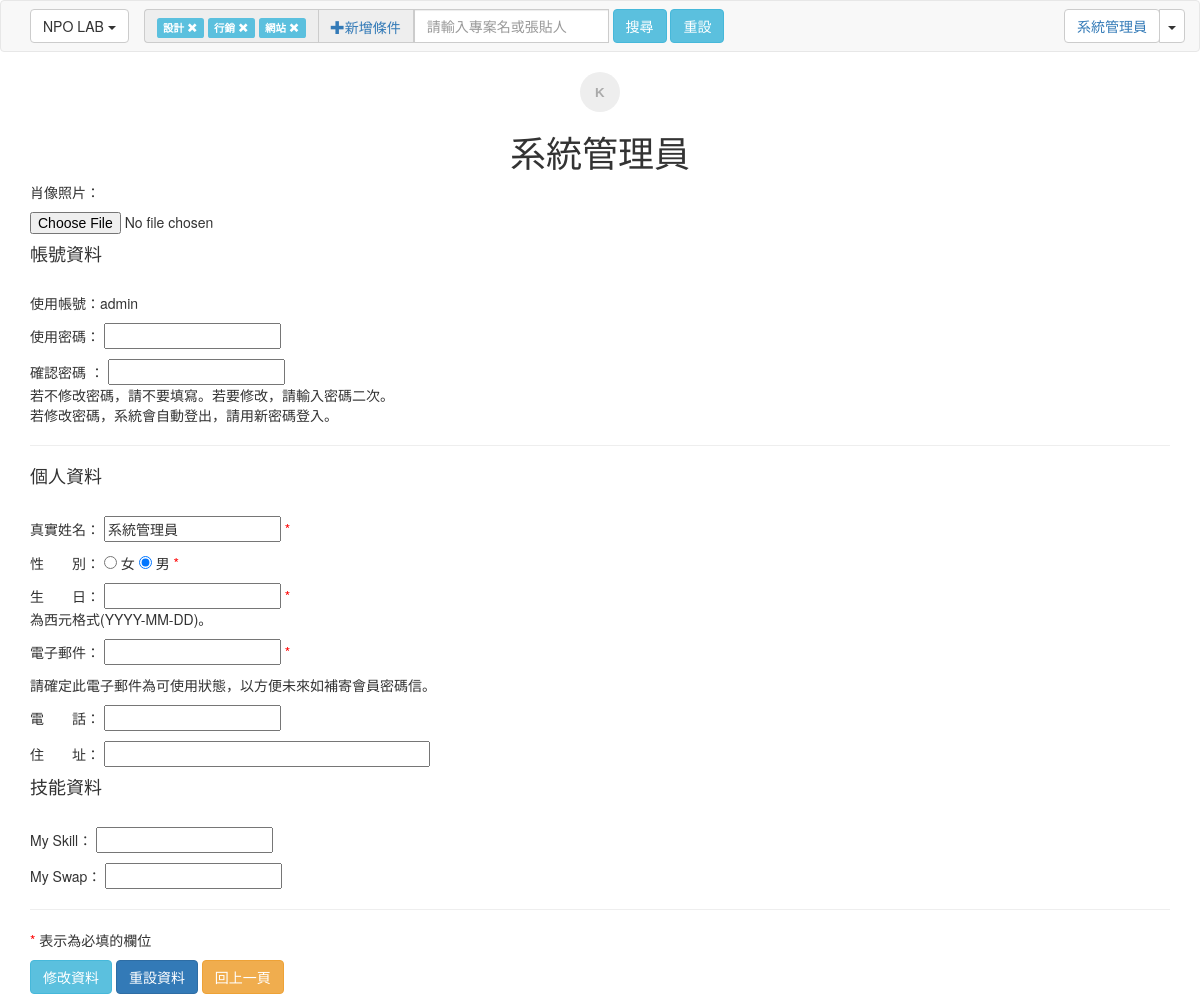
Screenshot of /member_update.php (signed in) with the database file from the repository.
### tables this page shows
CREATE TABLE IF NOT EXISTS `memberdata` (
`m_id` int(11) NOT NULL,
  `m_name` varchar(20) NOT NULL,
  `m_username` varchar(20) NOT NULL,
  `m_passwd` varchar(100) NOT NULL,
  `m_profilepic` text,
  `m_sex` enum('男','女') NOT NULL,
  `m_skill` text,
  `m_birthday` date DEFAULT NULL,
  `m_level` enum('admin','member') NOT NULL DEFAULT 'member',
  `m_status` enum('student','institute') NOT NULL DEFAULT 'student',
  `m_url` varchar(100) DEFAULT NULL,
  `m_phone` varchar(100) DEFAULT NULL,
  `m_address` varchar(100) DEFAULT NULL,
  `m_academic` text,
  `m_description` text,
  `m_login` int(11) unsigned NOT NULL DEFAULT '0',
  `m_logintime` datetime DEFAULT NULL,
  `m_jointime` datetime NOT NULL
);

### member_update.php (the view, shortened to what this page needs)
<!DOCTYPE html>
<html lang="en">
<head>
<link href="style.css" rel="stylesheet" type="text/css">
<link href="css/bootstrap.min.css" rel="stylesheet">
</head>
<body>
<?php include ("navbar_login.php");?>
		<div class="container">
	<div class="row">
		<div class="col-md-4"></div>
    	<div class="col-md-4 text-center"><img data-src="holder.js/40x40/text:K" class="img-circle"><h1><?php echo $row_RecMember["m_name"]; ?></h1></div>
    	<div class="col-md-4"></div>
    </div>
			<div class="formarea">
				<form action="" method="POST" enctype="multipart/form-data" name="formJoin" id="formJoin" onSubmit="return checkForm();">
					<div class="boardtopic">
					<p>肖像照片：</p>
					<input type="file" name="m_profilepic" id="m_profilepic" />
					<p>
					<h4>
						帳號資料
					</h4>
					</div>
					<br>
					<p>
						使用帳號：<?php echo $row_RecMember["m_username"]; ?>
					</p>
					<p>
						使用密碼：
						<input name="m_passwd" type="password" class="normalinput" id="m_passwd">
						<br>
					</p>
					<p>
						確認密碼 ：
						<input name="m_passwdrecheck" type="password" class="normalinput" id="m_passwdrecheck">
						<br>
						若不修改密碼，請不要填寫。若要修改，請輸入密碼二次。
						<br>
						若修改密碼，系統會自動登出，請用新密碼登入。
					</p>
					<hr>
					<div class="boardtopic">
					<h4>
						個人資料
					</h4>
					</div>
					<br>
					<p>
						真實姓名：
						<input name="m_name" type="text" class="normalinput" id="m_name" value="<?php echo $row_RecMember["m_name"]; ?>">
						<font color="#FF0000">*</font>
					</p>
					<p>
						性　　別：
						<input name="m_sex" type="radio" value="女" <?php
						if ($row_RecMember["m_sex"] == "女")
							echo "checked";
						?>>
						女
						<input name="m_sex" type="radio" value="男" <?php
						if ($row_RecMember["m_sex"] == "男")
							echo "checked";
						?>>
						男
						<font color="#FF0000">*</font>
					</p>
					<p>
						生　　日：
						<input name="m_birthday" type="text" class="normalinput" id="m_birthday" value="<?php echo $row_RecMember["m_birthday"]; ?>">
						<font color="#FF0000">*</font>
						<br>
						為西元格式(YYYY-MM-DD)。
					</p>
					<p>
						電子郵件：
						<input name="m_email" type="text" class="normalinput" id="m_email" value="<?php echo $row_RecMember["m_email"]; ?>">
						<font color="#FF0000">*</font>
					</p>
					<p>
						請確定此電子郵件為可使用狀態，以方便未來如補寄會員密碼信。
					</p>
					<p>
						電　　話：
						<input name="m_phone" type="text" class="normalinput" id="m_phone" value="<?php echo $row_RecMember["m_phone"]; ?>">
					</p>
					<p>
						住　　址：
						<input name="m_address" type="text" class="normalinput" id="m_address" value="<?php echo $row_RecMember["m_address"]; ?>" size="40">
					</p>
					<div class="boardtopic">
					<h4>
						技能資料
					</h4>
					</div>
					<br>
					<p>
						My Skill：
						<input name="m_skill" type="text" class="normalinput" id="m_skill" value="<?php echo $row_RecMember["m_skill"]; ?>">
					</p>
					<p>
						My Swap：
						<input name="m_swap" type="text" class="normalinput" id="m_swap" value="<?php echo $row_RecMember["m_swap"]; ?>">
					</p>
					<hr>
					<p>
						<font color="#FF0000">*</font> 表示為必填的欄位
					</p>
					<p>
						<input type="submit" name="Submit2" class="btn btn-info" value="修改資料">
						<input type="reset" name="Submit3" class="btn btn-primary" value="重設資料">
						<input type="button" name="Submit" class="btn btn-warning" value="回上一頁" onClick="window.history.back();">
					</p>
				</form>
			</div>
		</div>
</body>
</html>

### user.php (shortened to what this page needs)
<?php
  $query_RecMember = "SELECT * FROM `memberdata` WHERE `m_username`='" . $_SESSION["loginMember"] . "'";
  $RecMember = mysql_query($query_RecMember);
  $row_RecMember = mysql_fetch_assoc($RecMember);
?>
<div class="nav navbar-nav navbar-right navbar-btn">
  <div class="btn-group">
    <button type="button" class="btn btn-default dropdown-toggle"><a href="profile.php"><?php echo $row_RecMember["m_name"];?></a></button>
    <button type="button" class="btn btn-default dropdown-toggle" data-toggle="dropdown" aria-expanded="false">
    <span class="caret"></span>
    </button>
  </div>
</div>

### rows the page displays
memberdata: m_name "系統管理員", m_username "admin", m_sex "☑"
